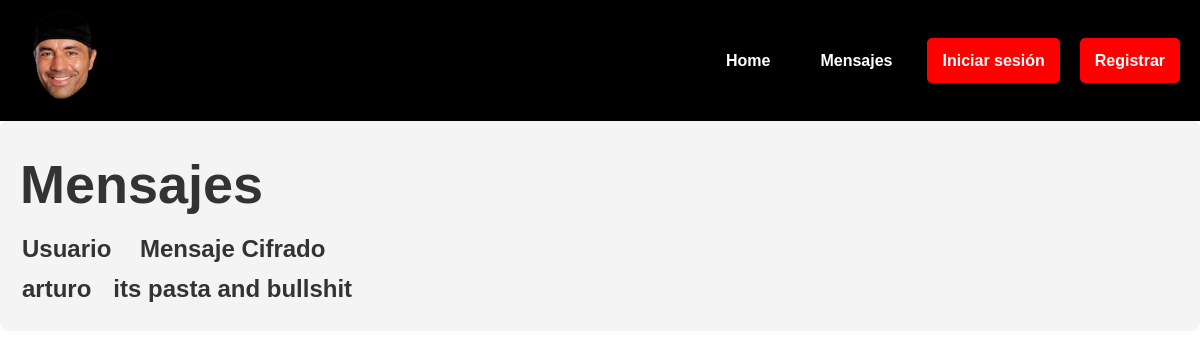
The app's page /mensajes (signed in), older data.
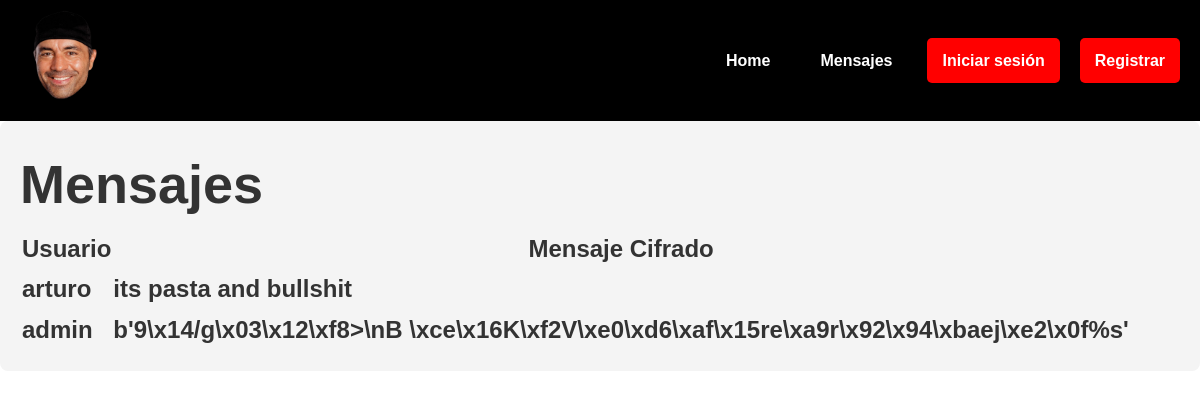
The same page, newer data.
### tables this page shows
CREATE TABLE messages (
            message_id INTEGER PRIMARY KEY AUTOINCREMENT,
            user_id INTEGER NOT NULL,
            message TEXT NOT NULL, iv BLOB,
            FOREIGN KEY (user_id) REFERENCES users(id)
        );

CREATE TABLE users (
            id INTEGER PRIMARY KEY AUTOINCREMENT,
            username TEXT NOT NULL UNIQUE,
            password TEXT NOT NULL
        );

### app.py (the view)
@app.route('/mensajes')
def mensajes():
    if 'user_id' not in session:
        return redirect(url_for('login'))
    conn = get_db_connection()
    messages = conn.execute('''
        SELECT users.username, messages.message
        FROM messages
        JOIN users ON messages.user_id = users.id
    ''').fetchall()
    conn.close()
    return render_template('mensajes.html', messages=messages)

### app.py (called while the page is built)
def get_db_connection():
    conn = sqlite3.connect('database.db')
    conn.row_factory = sqlite3.Row
    return conn

### templates/mensajes.html (shortened to what this page needs)
<!DOCTYPE html>
<html lang="es">
<head>
    <link rel="stylesheet" href="/static/css/styles.css">
</head>
<body>
    <header>
        <nav>
            <div class="logo">
                <img src="{{ url_for('static', filename='img/joe.png') }}" alt="Logo">
            </div>
            <ul class="menu">
                <li><a href="{{ url_for('index') }}">Home</a></li>
                <li><a href="{{ url_for('mensajes') }}">Mensajes</a></li>
                {% if is_logged_in %}
                    <li><a href="{{ url_for('logout') }}" class="btn">Cerrar sesión</a></li>
                {% else %}
                    <li><a href="{{ url_for('login') }}" class="btn">Iniciar sesión</a></li>
                    <li><a href="{{ url_for('register') }}" class="btn">Registrar</a></li>
                {% endif %}
            </ul>
        </nav>
    </header>
    <section class="formato-mensajes">
        <h1 class="titulo-mensajes">Mensajes</h1>
        <table class="elementos-tabla">
            <thead>
                <tr>
                    <th>Usuario</th>
                    <th>Mensaje Cifrado</th>
                </tr>
            </thead>
            <tbody>
                {% for message in messages %}
                <tr>
                    <td>{{ message.username }}</td>
                    <td>{{ message.message }}</td>
                </tr>
                {% endfor %}
            </tbody>
        </table>
    </section>
</body>
</html>

### static/css/styles.css (style rules this page uses)
* { margin: 0; padding: 0; box-sizing: border-box; }
body { font-family: 'Poppins', sans-serif; background-color: white; color: black; line-height: 1.6; }
header { background-color: black; padding: 10px 0; }
nav { display: flex; justify-content: space-between; align-items: center; max-width: 1200px; margin: 0 auto; padding: 0 20px; }
.logo { font-size: 24px; color: white; }
.logo img { width: 90px; height: auto; }
.menu { display: flex; align-items: center; list-style: none; padding: 0; margin: 0; }
.menu li { margin-left: 20px; }
.menu a { text-decoration: none; color: white; font-weight: bold; padding: 10px 15px; display: flex; align-items: center; }
.btn { color: white; background-color: red; text-decoration: none; border-radius: 5px; padding: 10px 20px; }
.formato-mensajes { padding: 20px; background-color: #f4f4f4; border-radius: 8px; margin-bottom: 20px; }
.titulo-mensajes { font-size: 54px; font-weight: bold; color: #333; }
.elementos-tabla { font-size: 24px; font-weight: bold; color: #333; }

Row changes from the older to the newer data that the page shows:
added messages: username "admin", message "b'9\\x14/g\\x03\\x12\\xf8>\\nB \\xce\\x16K\\xf2V\\xe0\\xd6\\xaf\\x15re\\xa9r\\x92\\x94\\xbaej\\xe2\\x0f%s'"
